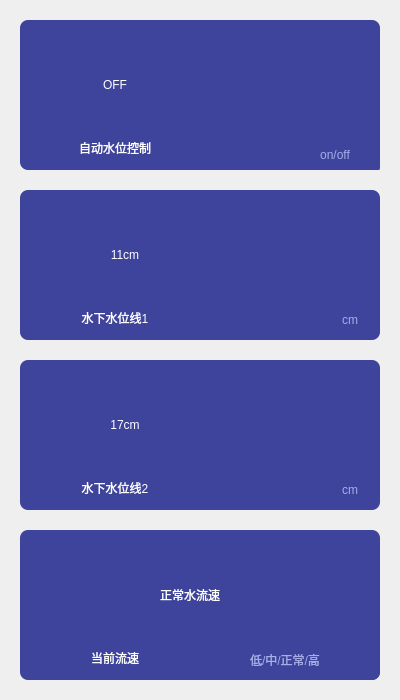
                      <widget class="QWidget" name="SWleftWidget_2" native="true">
                       <property name="minimumSize">
                        <size>
                         <width>400</width>
                         <height>0</height>
                        </size>
                       </property>
                       <property name="maximumSize">
                        <size>
                         <width>400</width>
                         <height>16777215</height>
                        </size>
                       </property>
                       <layout class="QVBoxLayout" name="verticalLayout_22">
                        <property name="spacing">
                         <number>20</number>
                        </property>
                        <property name="leftMargin">
                         <number>20</number>
                        </property>
                        <property name="topMargin">
                         <number>20</number>
                        </property>
                        <property name="rightMargin">
                         <number>20</number>
                        </property>
                        <property name="bottomMargin">
                         <number>20</number>
                        </property>
                        <item>
                         <widget class="QWidget" name="waterlevelAutoWidget" native="true">
                          <property name="minimumSize">
                           <size>
                            <width>360</width>
                            <height>150</height>
                           </size>
                          </property>
                          <property name="styleSheet">
                           <string notr="true">QWidget
{
background-color: rgb(62,67,156);
border-radius:8px;
}</string>
                          </property>
                          <widget class="QLabel" name="waterlevelAutoName">
                           <property name="geometry">
                            <rect>
                             <x>10</x>
                             <y>108</y>
                             <width>170</width>
                             <height>40</height>
                            </rect>
                           </property>
                           <property name="autoFillBackground">
                            <bool>false</bool>
                           </property>
                           <property name="styleSheet">
                            <string notr="true">QLabel
{
font: 18pt &quot;楷体&quot; ;
color:white;
}
</string>
                           </property>
                           <property name="text">
                            <string>自动水位控制</string>
                           </property>
                           <property name="alignment">
                            <set>Qt::AlignCenter</set>
                           </property>
                          </widget>
                          <widget class="QLabel" name="waterlevelAutoValue">
                           <property name="geometry">
                            <rect>
                             <x>20</x>
                             <y>20</y>
                             <width>150</width>
                             <height>90</height>
                            </rect>
                           </property>
                           <property name="styleSheet">
                            <string notr="true">QLabel
{
font: 48pt &quot;楷体&quot;;
color: rgb(255, 255, 255);
}</string>
                           </property>
                           <property name="text">
                            <string>OFF</string>
                           </property>
                           <property name="alignment">
                            <set>Qt::AlignCenter</set>
                           </property>
                          </widget>
                          <widget class="QLabel" name="waterlevelAutoUnit">
                           <property name="geometry">
                            <rect>
                             <x>270</x>
                             <y>115</y>
                             <width>90</width>
                             <height>40</height>
                            </rect>
                           </property>
                           <property name="styleSheet">
                            <string notr="true">QLabel
{
font: 16pt &quot;楷体&quot;;
color: rgb(166,173,232);
}</string>
                           </property>
                           <property name="text">
                            <string>on/off</string>
                           </property>
                           <property name="alignment">
                            <set>Qt::AlignCenter</set>
                           </property>
                          </widget>
                         </widget>
                        </item>
                        <item>
                         <widget class="QWidget" name="waterlevel1" native="true">
                          <property name="minimumSize">
                           <size>
                            <width>360</width>
                            <height>150</height>
                           </size>
                          </property>
                          <property name="styleSheet">
                           <string notr="true">QWidget
{
background-color: rgb(62,67,156);
border-radius:8px;
}</string>
                          </property>
                          <widget class="QLabel" name="waterlevel1Name">
                           <property name="geometry">
                            <rect>
                             <x>10</x>
                             <y>108</y>
                             <width>170</width>
                             <height>40</height>
                            </rect>
                           </property>
                           <property name="autoFillBackground">
                            <bool>false</bool>
                           </property>
                           <property name="styleSheet">
                            <string notr="true">QLabel
{
font: 18pt &quot;楷体&quot; ;
color:white;
}
</string>
                           </property>
                           <property name="text">
                            <string>水下水位线1</string>
                           </property>
                           <property name="alignment">
                            <set>Qt::AlignCenter</set>
                           </property>
                          </widget>
                          <widget class="QLabel" name="waterlevel1Value">
                           <property name="geometry">
                            <rect>
                             <x>20</x>
                             <y>20</y>
                             <width>170</width>
                             <height>90</height>
                            </rect>
                           </property>
                           <property name="styleSheet">
                            <string notr="true">QLabel
{
font: 48pt &quot;楷体&quot;;
color: rgb(255, 255, 255);
}</string>
                           </property>
                           <property name="text">
                            <string>11cm</string>
                           </property>
                           <property name="alignment">
                            <set>Qt::AlignCenter</set>
                           </property>
                          </widget>
                          <widget class="QLabel" name="waterlevel1Unit">
                           <property name="geometry">
                            <rect>
                             <x>310</x>
                             <y>110</y>
                             <width>40</width>
                             <height>40</height>
                            </rect>
                           </property>
                           <property name="styleSheet">
                            <string notr="true">QLabel
{
font: 16pt &quot;楷体&quot;;
color: rgb(166,173,232);
}</string>
                           </property>
                           <property name="text">
                            <string>cm</string>
                           </property>
                           <property name="alignment">
                            <set>Qt::AlignCenter</set>
                           </property>
                          </widget>
                         </widget>
                        </item>
                        <item>
                         <widget class="QWidget" name="waterlevel2Widget" native="true">
                          <property name="minimumSize">
                           <size>
                            <width>360</width>
                            <height>150</height>
                           </size>
                          </property>
                          <property name="styleSheet">
                           <string notr="true">QWidget
{
background-color: rgb(62,67,156);
border-radius:8px;
}</string>
                          </property>
                          <widget class="QLabel" name="waterlevel2Name">
                           <property name="geometry">
                            <rect>
                             <x>10</x>
                             <y>108</y>
                             <width>170</width>
                             <height>40</height>
                            </rect>
                           </property>
                           <property name="autoFillBackground">
                            <bool>false</bool>
                           </property>
                           <property name="styleSheet">
                            <string notr="true">QLabel
{
font: 18pt &quot;楷体&quot; ;
color:white;
}
</string>
                           </property>
                           <property name="text">
                            <string>水下水位线2</string>
                           </property>
                           <property name="alignment">
                            <set>Qt::AlignCenter</set>
                           </property>
                          </widget>
                          <widget class="QLabel" name="waterlevel2Value">
                           <property name="geometry">
                            <rect>
                             <x>20</x>
                             <y>20</y>
                             <width>170</width>
                             <height>90</height>
                            </rect>
                           </property>
                           <property name="styleSheet">
                            <string notr="true">QLabel
{
font: 48pt &quot;楷体&quot;;
color: rgb(255, 255, 255);
}</string>
                           </property>
                           <property name="text">
                            <string>17cm</string>
                           </property>
                           <property name="alignment">
                            <set>Qt::AlignCenter</set>
                           </property>
                          </widget>
                          <widget class="QLabel" name="waterlevel2Unit">
                           <property name="geometry">
                            <rect>
                             <x>310</x>
                             <y>110</y>
                             <width>40</width>
                             <height>40</height>
                            </rect>
                           </property>
                           <property name="styleSheet">
                            <string notr="true">QLabel
{
font: 16pt &quot;楷体&quot;;
color: rgb(166,173,232);
}</string>
                           </property>
                           <property name="text">
                            <string>cm</string>
                           </property>
                           <property name="alignment">
                            <set>Qt::AlignCenter</set>
                           </property>
                          </widget>
                         </widget>
                        </item>
                        <item>
                         <widget class="QWidget" name="waterflowWidget" native="true">
                          <property name="minimumSize">
                           <size>
                            <width>360</width>
                            <height>150</height>
                           </size>
                          </property>
                          <property name="styleSheet">
                           <string notr="true">QWidget
{
background-color: rgb(62,67,156);
border-radius:8px;
}</string>
                          </property>
                          <widget class="QLabel" name="waterflowName">
                           <property name="geometry">
                            <rect>
                             <x>10</x>
                             <y>108</y>
                             <width>170</width>
                             <height>40</height>
                            </rect>
                           </property>
                           <property name="autoFillBackground">
                            <bool>false</bool>
                           </property>
                           <property name="styleSheet">
                            <string notr="true">QLabel
{
font: 18pt &quot;楷体&quot; ;
color:white;
}
</string>
                           </property>
                           <property name="text">
                            <string>当前流速</string>
                           </property>
                           <property name="alignment">
                            <set>Qt::AlignCenter</set>
                           </property>
                          </widget>
                          <widget class="QLabel" name="waterflowValue">
                           <property name="geometry">
                            <rect>
                             <x>20</x>
                             <y>20</y>
                             <width>300</width>
                             <height>90</height>
                            </rect>
                           </property>
                           <property name="styleSheet">
                            <string notr="true">QLabel
{
font: 36pt &quot;楷体&quot;;
color: rgb(255, 255, 255);
}</string>
                           </property>
                           <property name="text">
                            <string>正常水流速</string>
                           </property>
                           <property name="alignment">
                            <set>Qt::AlignCenter</set>
                           </property>
                          </widget>
                          <widget class="QLabel" name="waterflowUnit">
                           <property name="geometry">
                            <rect>
                             <x>170</x>
                             <y>110</y>
                             <width>190</width>
                             <height>40</height>
                            </rect>
                           </property>
                           <property name="styleSheet">
                            <string notr="true">QLabel
{
font: 16pt &quot;楷体&quot;;
color: rgb(166,173,232);
}</string>
                           </property>
                           <property name="text">
                            <string>低/中/正常/高</string>
                           </property>
                           <property name="alignment">
                            <set>Qt::AlignCenter</set>
                           </property>
                          </widget>
                         </widget>
                        </item>
                       </layout>
                      </widget>
